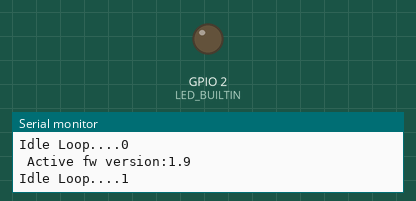
Simulated run of this program. Board: ESP8266 (NodeMCU). Shown: output pins drawn as LEDs (lit = HIGH, except the on-board LED, lit = LOW), the last lines printed to the serial monitor. WiFi joins after 1.5 s; servers stay silent unless stated; uploads are accepted with an empty reply; the local clock reads 2024-03-15 10:24:30 at power-on unless the program sets it.

Above: at 20.1 s.
At 111.5 s:
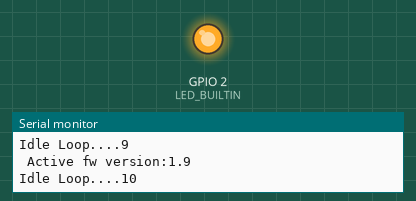
Timing chart, 0 to 123.0 s (numbered marks = the images above):
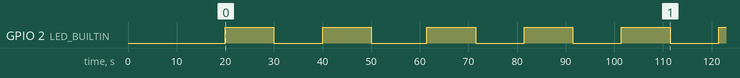

The program:

main.cpp
```cpp
/*

  ESP OTA Over HTTPS

  Visit my github :
  https://github.com/hafidh7/
  https://github.com/hafidh7/ESP8266-Update-Program-over-HTTPS

*/


#include <ESP8266WiFi.h>
#include <ESP8266HTTPClient.h>
#include <ESP8266httpUpdate.h>
#include <WiFiClientSecure.h>
#include "certs.h"

// Change firmware version
// Program will compare FIrmwareVer with URL_fw_Version file
const String FirmwareVer={"1.9"}; // Change this
unsigned long previousMillis_2 = 0;
unsigned long previousMillis = 0;

void ConnectWiFi()
{
    // change ssid and password
    const char* ssid = "APEX"; // Change this
    const char* password = "ashikf37884121"; // change this
    Serial.print("Connecting to ");
    Serial.println(ssid);
    WiFi.begin(ssid, password); //connecting to wifi
    while (WiFi.status() != WL_CONNECTED)// while wifi not connected
    {
        delay(500);
        Serial.print("."); //print "...."
    }
    Serial.println("");
    Serial.println("WiFi connected");
    Serial.println(WiFi.localIP());  // Print the IP address
}

void setClock()
{
    // Set time via NTP, as required for x.509 validation
    configTime(0, 0, "pool.ntp.org", "time.nist.gov");
    Serial.println("Waiting for NTP time sync");
    time_t now = time(nullptr);
    while (now < 8 * 3600 * 2) {
        delay(500);
        Serial.print(".");
        now = time(nullptr);
    }
    Serial.println("");
    struct tm timeinfo;
    gmtime_r(&now, &timeinfo);
    Serial.print("Current time: ");
    Serial.println(asctime(&timeinfo));
}

void FirmwareUpdate()
{
    X509List cert(cert_DigiCert_Global_Root_CA);
    //change URL_fw_Bin with your version url
    #define URL_fw_Version "/hafidh7/ESP8266-Update-Program-over-HTTPS/master/version.txt"
    //change URL_fw_Bin with your bin file url
    #define URL_fw_Bin "https://raw.githubusercontent.com/hafidh7/ESP8266-Update-Program-over-HTTPS/master/.pio/build/nodemcuv2/firmware.bin"
    WiFiClientSecure client;

    Serial.println("Cek Firmware Update");
    client.setTrustAnchors(&cert);
    if (!client.connect(firmware_host, firmware_port)) {
        Serial.print("Failed Connecting to ");
        Serial.println(firmware_host);
        return;
    }
    client.print(String("GET ") + URL_fw_Version + " HTTP/1.1\r\n" + "Host: " + firmware_host + "\r\n" + "User-Agent: BuildFailureDetectorESP8266\r\n" + "Connection: close\r\n\r\n");
    while (client.connected()) {
        String line = client.readStringUntil('\n');
        if (line == "\r") {
            //Serial.println("Headers received");
            break;
        }
    }
    String payload = client.readStringUntil('\n');
    payload.trim();
    if(payload.equals(FirmwareVer)) {
        Serial.println("Device already on latest firmware version");
    }
    else {
        Serial.println("New firmware detected");
        Serial.println("Current firmware version "+FirmwareVer);
        Serial.println("Firmware version "+payload+" is avalable");
        ESPhttpUpdate.setLedPin(LED_BUILTIN, LOW);
        t_httpUpdate_return ret = ESPhttpUpdate.update(client, URL_fw_Bin);
        Serial.println("Update firmware to version "+payload);
        switch (ret) {
            case HTTP_UPDATE_FAILED:
            Serial.printf("HTTP_UPDATE_FAILD Error (%d): %s\n", ESPhttpUpdate.getLastError(), ESPhttpUpdate.getLastErrorString().c_str());
            break;

            case HTTP_UPDATE_NO_UPDATES:
            Serial.println("HTTP_UPDATE_NO_UPDATES");
            break;

            case HTTP_UPDATE_OK:
            Serial.println("HTTP_UPDATE_OK");
            break;
        }
    }
}

void setup()
{
    Serial.begin(115200);
    ConnectWiFi();
    pinMode(LED_BUILTIN, OUTPUT);
    setClock();
    FirmwareUpdate();
}

void loop()
{
    const long interval = 60000;
    const long mini_interval = 10000;
    unsigned long currentMillis = millis();
    if ((currentMillis - previousMillis) >= interval) {
        //Cek WiFi
        while (WiFi.status() != WL_CONNECTED || WiFi.localIP() == IPAddress(0, 0, 0, 0))
            WiFi.reconnect();
        setClock();
        FirmwareUpdate();
        previousMillis = currentMillis;
    }
    if ((currentMillis - previousMillis_2) >= mini_interval) {
        // LED
        // save the last time you blinked the LED
        static int idle_counter=0;
        Serial.print(" Active fw version:");
        Serial.println(FirmwareVer);
        Serial.print("Idle Loop....");
        Serial.println(idle_counter++);
        previousMillis_2 = currentMillis;
        if (idle_counter%2==0)
            digitalWrite(LED_BUILTIN, HIGH);
        else
            digitalWrite(LED_BUILTIN, LOW);
   }
}
```

certs.h
```cpp
// this file is autogenerated - any modification will be overwritten
// unused symbols will not be linked in the final binary
// generated on 2022-05-06 04:33:10
// by ['cert.py', '-s', 'raw.githubusercontent.com', '-n', 'firmware']

#pragma once

////////////////////////////////////////////////////////////
// certificate chain for raw.githubusercontent.com:443

const char* firmware_host = "raw.githubusercontent.com";
const uint16_t firmware_port = 443;

// CN: *.github.com => name: __github_com
// not valid before: 2022-04-07 00:00:00
// not valid after:  2023-04-07 23:59:59
const char fingerprint___github_com [] PROGMEM = "2c:f5:e8:cf:15:dc:be:59:c9:ab:54:a1:b9:70:35:5f:1b:1e:d1:d2";
const char pubkey___github_com [] PROGMEM = R"PUBKEY(
-----BEGIN PUBLIC KEY-----
MIIBIjANBgkqhkiG9w0BAQEFAAOCAQ8AMIIBCgKCAQEAvKpmNq2TaOeqJaanp66x
bvTImWt4rPyaWXJFI/GchV67AIcbN5CkY45mR1GIEtwLZJYzdaDBCMFUHOpLWFaC
g/l7qHO5e8YzdqeWAkMT10NQl90L8iyfMHhDljhNTcVxEJRorgYygkYLR+7R8Nsf
3bvIoCe90Ssbi76MVKoiJ3ARoR89YIKjfELJAsdOSddD1poO9ToYc1fS6zob5uN0
SsjBC0LnoXSR7tuJXQD8NZflX6FWxViNj0ltg3H4oWOZTEuJtxxfNezSkn5rpdrg
6GGsV5s/BL5JAD6DFNO9mi2PgnmR/aWcz0f7XCG7ojmo95uGVNFMqnF0+b1Xrjtm
PwIDAQAB
-----END PUBLIC KEY-----
)PUBKEY";

// http://cacerts.digicert.com/DigiCertTLSRSASHA2562020CA1-1.crt
// CN: DigiCert TLS RSA SHA256 2020 CA1 => name: DigiCert_TLS_RSA_SHA256_2020_CA1
// not valid before: 2021-04-14 00:00:00
// not valid after:  2031-04-13 23:59:59
const char cert_DigiCert_TLS_RSA_SHA256_2020_CA1 [] PROGMEM = R"CERT(
-----BEGIN CERTIFICATE-----
MIIEvjCCA6agAwIBAgIQBtjZBNVYQ0b2ii+nVCJ+xDANBgkqhkiG9w0BAQsFADBh
MQswCQYDVQQGEwJVUzEVMBMGA1UEChMMRGlnaUNlcnQgSW5jMRkwFwYDVQQLExB3
d3cuZGlnaWNlcnQuY29tMSAwHgYDVQQDExdEaWdpQ2VydCBHbG9iYWwgUm9vdCBD
QTAeFw0yMTA0MTQwMDAwMDBaFw0zMTA0MTMyMzU5NTlaME8xCzAJBgNVBAYTAlVT
MRUwEwYDVQQKEwxEaWdpQ2VydCBJbmMxKTAnBgNVBAMTIERpZ2lDZXJ0IFRMUyBS
U0EgU0hBMjU2IDIwMjAgQ0ExMIIBIjANBgkqhkiG9w0BAQEFAAOCAQ8AMIIBCgKC
AQEAwUuzZUdwvN1PWNvsnO3DZuUfMRNUrUpmRh8sCuxkB+Uu3Ny5CiDt3+PE0J6a
qXodgojlEVbbHp9YwlHnLDQNLtKS4VbL8Xlfs7uHyiUDe5pSQWYQYE9XE0nw6Ddn
g9/n00tnTCJRpt8OmRDtV1F0JuJ9x8piLhMbfyOIJVNvwTRYAIuE//i+p1hJInuW
raKImxW8oHzf6VGo1bDtN+I2tIJLYrVJmuzHZ9bjPvXj1hJeRPG/cUJ9WIQDgLGB
Afr5yjK7tI4nhyfFK3TUqNaX3sNk+crOU6JWvHgXjkkDKa77SU+kFbnO8lwZV21r
eacroicgE7XQPUDTITAHk+qZ9QIDAQABo4IBgjCCAX4wEgYDVR0TAQH/BAgwBgEB
/wIBADAdBgNVHQ4EFgQUt2ui6qiqhIx56rTaD5iyxZV2ufQwHwYDVR0jBBgwFoAU
A95QNVbRTLtm8KPiGxvDl7I90VUwDgYDVR0PAQH/BAQDAgGGMB0GA1UdJQQWMBQG
CCsGAQUFBwMBBggrBgEFBQcDAjB2BggrBgEFBQcBAQRqMGgwJAYIKwYBBQUHMAGG
GGh0dHA6Ly9vY3NwLmRpZ2ljZXJ0LmNvbTBABggrBgEFBQcwAoY0aHR0cDovL2Nh
Y2VydHMuZGlnaWNlcnQuY29tL0RpZ2lDZXJ0R2xvYmFsUm9vdENBLmNydDBCBgNV
HR8EOzA5MDegNaAzhjFodHRwOi8vY3JsMy5kaWdpY2VydC5jb20vRGlnaUNlcnRH
bG9iYWxSb290Q0EuY3JsMD0GA1UdIAQ2MDQwCwYJYIZIAYb9bAIBMAcGBWeBDAEB
MAgGBmeBDAECATAIBgZngQwBAgIwCAYGZ4EMAQIDMA0GCSqGSIb3DQEBCwUAA4IB
AQCAMs5eC91uWg0Kr+HWhMvAjvqFcO3aXbMM9yt1QP6FCvrzMXi3cEsaiVi6gL3z
ax3pfs8LulicWdSQ0/1s/dCYbbdxglvPbQtaCdB73sRD2Cqk3p5BJl+7j5nL3a7h
qG+fh/50tx8bIKuxT8b1Z11dmzzp/2n3YWzW2fP9NsarA4h20ksudYbj/NhVfSbC
EXffPgK2fPOre3qGNm+499iTcc+G33Mw+nur7SpZyEKEOxEXGlLzyQ4UfaJbcme6
ce1XR2bFuAJKZTRei9AqPCCcUZlM51Ke92sRKw2Sfh3oius2FkOH6ipjv3U/697E
A7sKPPcw7+uvTPyLNhBzPvOk
-----END CERTIFICATE-----
)CERT";

// http://cacerts.digicert.com/DigiCertGlobalRootCA.crt
// CN: DigiCert Global Root CA => name: DigiCert_Global_Root_CA
// not valid before: 2006-11-10 00:00:00
// not valid after:  2031-11-10 00:00:00
const char cert_DigiCert_Global_Root_CA [] PROGMEM = R"CERT(
-----BEGIN CERTIFICATE-----
MIIDrzCCApegAwIBAgIQCDvgVpBCRrGhdWrJWZHHSjANBgkqhkiG9w0BAQUFADBh
MQswCQYDVQQGEwJVUzEVMBMGA1UEChMMRGlnaUNlcnQgSW5jMRkwFwYDVQQLExB3
d3cuZGlnaWNlcnQuY29tMSAwHgYDVQQDExdEaWdpQ2VydCBHbG9iYWwgUm9vdCBD
QTAeFw0wNjExMTAwMDAwMDBaFw0zMTExMTAwMDAwMDBaMGExCzAJBgNVBAYTAlVT
MRUwEwYDVQQKEwxEaWdpQ2VydCBJbmMxGTAXBgNVBAsTEHd3dy5kaWdpY2VydC5j
b20xIDAeBgNVBAMTF0RpZ2lDZXJ0IEdsb2JhbCBSb290IENBMIIBIjANBgkqhkiG
9w0BAQEFAAOCAQ8AMIIBCgKCAQEA4jvhEXLeqKTTo1eqUKKPC3eQyaKl7hLOllsB
CSDMAZOnTjC3U/dDxGkAV53ijSLdhwZAAIEJzs4bg7/fzTtxRuLWZscFs3YnFo97
nh6Vfe63SKMI2tavegw5BmV/Sl0fvBf4q77uKNd0f3p4mVmFaG5cIzJLv07A6Fpt
43C/dxC//AH2hdmoRBBYMql1GNXRor5H4idq9Joz+EkIYIvUX7Q6hL+hqkpMfT7P
T19sdl6gSzeRntwi5m3OFBqOasv+zbMUZBfHWymeMr/y7vrTC0LUq7dBMtoM1O/4
gdW7jVg/tRvoSSiicNoxBN33shbyTApOB6jtSj1etX+jkMOvJwIDAQABo2MwYTAO
BgNVHQ8BAf8EBAMCAYYwDwYDVR0TAQH/BAUwAwEB/zAdBgNVHQ4EFgQUA95QNVbR
TLtm8KPiGxvDl7I90VUwHwYDVR0jBBgwFoAUA95QNVbRTLtm8KPiGxvDl7I90VUw
DQYJKoZIhvcNAQEFBQADggEBAMucN6pIExIK+t1EnE9SsPTfrgT1eXkIoyQY/Esr
hMAtudXH/vTBH1jLuG2cenTnmCmrEbXjcKChzUyImZOMkXDiqw8cvpOp/2PV5Adg
06O/nVsJ8dWO41P0jmP6P6fbtGbfYmbW0W5BjfIttep3Sp+dWOIrWcBAI+0tKIJF
PnlUkiaY4IBIqDfv8NZ5YBberOgOzW6sRBc4L0na4UU+Krk2U886UAb3LujEV0ls
YSEY1QSteDwsOoBrp+uvFRTp2InBuThs4pFsiv9kuXclVzDAGySj4dzp30d8tbQk
CAUw7C29C79Fv1C5qfPrmAESrciIxpg0X40KPMbp1ZWVbd4=
-----END CERTIFICATE-----
)CERT";


// end of certificate chain for raw.githubusercontent.com:443
////////////////////////////////////////////////////////////
```

Measured:
- by itself, GPIO 2 (LED_BUILTIN): goes HIGH 10.0 s, LOW 10.0 s, HIGH 10.0 s, LOW 11.5 s, 3 × (HIGH 10.0 s, LOW 10.0 s), then HIGH
